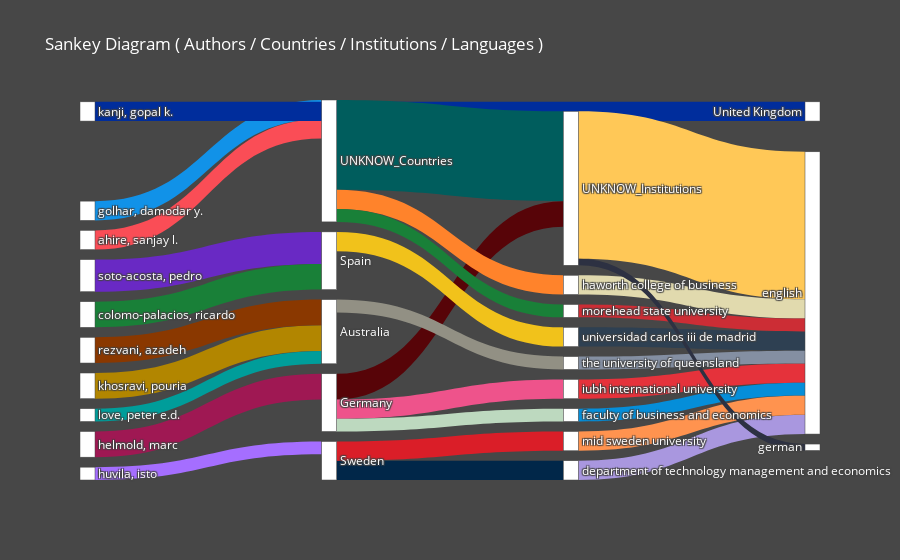

The cell this chart's notebook holds for it:
### Code cell
# Sankey Diagram (An interactive plot)
# Arguments: view  = 'notebook', 'browser' ('notebook' -> To plot in your prefered Notebook App. 'browser' -> To plot in your prefered browser window);
#            entry = a list of any length of the following keys -> 'aut', 'cout', 'inst', 'jou', 'kwa', 'kwp', 'lan';
#            topn  = Total number entities
bibfile.sankey_diagram(view = 'notebook', entry = ['aut', 'cout', 'inst', 'lan'], topn = 10)

# PS: The white bars can be dragged

### Figure 1 — Plotly figure (JSON) as saved in the notebook; plotly's stock layout.template omitted (floating-point values rounded to 4 significant figures; data arrays with more than 128 entries replaced by an {"elided": "..."} marker saying what was removed)
{"data": [{"arrangement": "freeform", "link": {"color": {"elided": "1109 str values"}, "source": [0, 4, 1, 3, 2, 6, 8, 5, 25, 35, 1770, 1106, 1106, 1101, 1101, 1113, 1770, 1770, 1106, 1070, 1771, 1712, 1351, 1340, 1722, 1158, 1731, 1533, 1255, 1771], "target": [1113, 1106, 1113, 1070, 1070, 1770, 1770, 1072, 1070, 1101, 1771, 1771, 1351, 1712, 1158, 1340, 1722, 1731, 1533, 1255, 1766, 1766, 1766, 1766, 1766, 1766, 1766, 1766, 1766, 1767], "value": [5, 4, 4, 4, 4, 3, 3, 3, 2, 2, 14, 4, 3, 3, 3, 3, 3, 2, 2, 2, 23, 3, 3, 3, 3, 3, 2, 2, 2, 1]}, "node": {"color": "white", "label": {"elided": "1773 str values"}, "pad": 10, "thickness": 15}, "type": "sankey"}], "layout": {"font": {"color": "white", "size": 12}, "hovermode": "closest", "paper_bgcolor": "#474747", "title": {"text": "Sankey Diagram ( Authors / Countries / Institutions / Languages )"}}}
